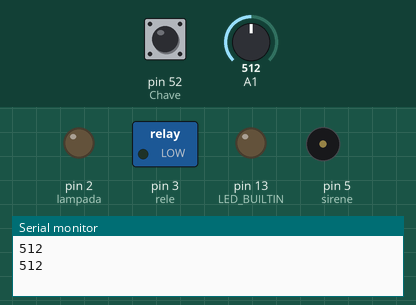
This sketch was run on a simulated Arduino Mega 2560, built with avr-gcc and run on an emulated ATmega2560. On the bench: switched loads named in the sketch (green lamp = pin HIGH), output pins drawn as LEDs (lit = HIGH), buzzer (waves = sounding, pin HIGH), the last lines printed to the serial monitor. The inputs (shaded band) are chosen by the test bench; at power-on: pin 52 (Chave) HIGH, A1 = 512.

Above: at 1.2 s.
1.3 s: pin 52 (Chave) pulled LOW for 1 s
At 2.1 s:
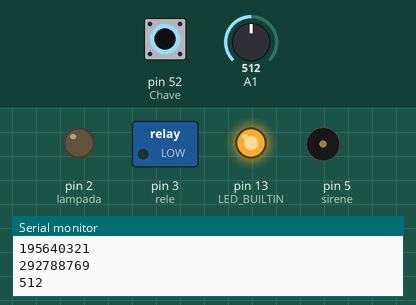
6.8 s: pin 52 (Chave) pulled LOW for 3.2 s
At 10.4 s:
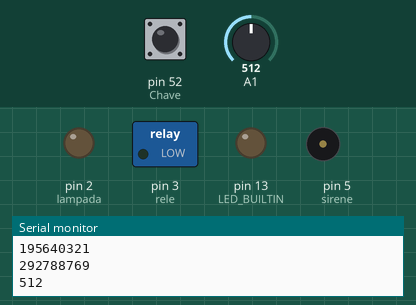
Timing chart, 0 to 11.9 s (numbered marks = the images above; inputs shaded):
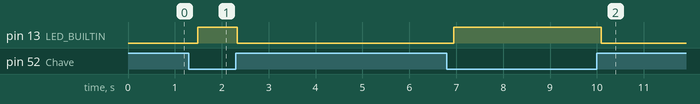

Measured:
- after the input at 1.3 s, pin 13 (LED_BUILTIN): LOW → HIGH after 0.19 s, → LOW 0.84 s later
- after the input at 6.8 s, pin 13 (LED_BUILTIN): LOW → HIGH after 0.15 s, → LOW 3.1 s later

The sketch:

Projeto_Final_STR.ino
```cpp
#include <TimerOne.h>
#include <Arduino_FreeRTOS.h>
#include <SoftwareSerial.h>
#include <semphr.h>

byte Chave = 52;
byte Flag = 0;
int x[150]; // Vetor para as leituras da porta analógica A0 (DTMF)

// Especifica o tipo
SemaphoreHandle_t mtxSerial;

// define duas tarefas
void TaskLeChave(void *pvParameters);
void TaskGoertzel(void *pvParameters);
void TaskAnalogRead(void *pvParameters);


const int lampada = 2;
const int rele = 3;
const int alarme = 4;
const int sirene = 5;
const int sensorTemperatura = 6;

boolean alarmeAtivo= false;
boolean sireneAtiva = false;
int estadoAlarme = 0;
boolean sinalTeclado = false;

void setup()
{
  Serial.begin(9600);
  pinMode(lampada,OUTPUT);
  pinMode(rele,OUTPUT);
  pinMode(alarme,INPUT);
  pinMode(sensorTemperatura,INPUT);
  pinMode(sirene,OUTPUT);

   Serial.begin(9600);
  pinMode(Chave,INPUT_PULLUP);
  pinMode(LED_BUILTIN,OUTPUT);

  byte i;
  int Fator = 64; // Fator de multiplicação para minimizar os erros de arredondamento
  int Limite = 4096; // Limite de cada ponteiro da tabela = N*fator, com N = 64 (qtde de pontos da tabela
  // f1 e f2 são as frequências que irão compor o sinal DTMF
  int F1 = 394; // Deslocamento na tabela para f1 = 770 Hz -> F1 = round(N*770*Fator/8000), com N = 64 (qtde de pontos da tabela
  int F2 = 619; // Deslocamento na tabela para f2 = 1209 Hz -> F2 = round(N*1209*Fator/8000), com N = 64 (qtde de pontos da tabela
  int idx1 = 0; // Índice da tabela para F1
  int idx2 = 0; // Índice da tabela para F2
  // Tabela do seno: y=round(63*sin(x)) com step de pi/32
  int y[64];


  // Gera vetor de entrada (sinal DTMF)
  for (i = 0; i < 150; i++) {
    x[i] = y[idx1/Fator] + y[idx2/Fator] + 128;
    idx1 = idx1 + F1;
    if (idx1 >= Limite) idx1 = idx1 - Limite;
    idx2 = idx2 + F2;
    if (idx2 >= Limite) idx2 = idx2 - Limite;
  }

  if (mtxSerial == NULL) {
    mtxSerial = xSemaphoreCreateMutex(); // Cria o semáforo
    if (mtxSerial != NULL) {
      xSemaphoreGive(mtxSerial); // Semáforo livre
    }
  }

  xTaskCreate(TaskLeChave,(const portCHAR *) "",128,NULL,2,NULL);
  xTaskCreate(TaskGoertzel,(const portCHAR *) "",256,NULL,1,NULL);
  xTaskCreate(TaskAnalogRead,(const portCHAR *) "",128,NULL,2,NULL);
}

void TaskLeChave(void *pvParameters) {
   (void) pvParameters;

   for (;;)
   {
       digitalWrite(LED_BUILTIN, LOW);
       if (digitalRead(Chave) == 0) {
          Flag = 1;
          digitalWrite(LED_BUILTIN, HIGH);
       }
       vTaskDelay(200/portTICK_PERIOD_MS);
   }
}

void TaskGoertzel(void *pvParameters) {
   (void) pvParameters;

   // Coeficientes do Algoritmo de Goertzel (fa = 8000 Hz)
   byte c1 = 219; // 2*cos(2*pi*697/fa)*128
   byte c2 = 211; // 2*cos(2*pi*770/fa)*128
   byte c3 = 201; // 2*cos(2*pi*852/fa)*128
   byte c4 = 189; // 2*cos(2*pi*941/fa)*128
   byte c5 = 149; // 2*cos(2*pi*1209/fa)*128
   byte c6 = 128; // 2*cos(2*pi*1336/fa)*128
   byte c7 = 102; // 2*cos(2*pi*1477/fa)*128
   // Variáveis das iterações
   int s11; //v(i) p/ f1 = 697Hz
   int s12; //v(i-1) p/ f1 = 697Hz
   int s13; //v(i-2) p/ f1 = 697Hz
   int s21; //v(i) p/ f2 = 770Hz
   int s22; //v(i-1) p/ f2 = 770Hz
   int s23; //v(i-2) p/ f2 = 770Hz
   int s31; //v(i) p/ f3 = 852Hz
   int s32; //v(i-1) p/ f3 = 852Hz
   int s33; //v(i-2) p/ f3 = 852Hz
   int s41; //v(i) p/ f4 = 941Hz
   int s42; //v(i-1) p/ f4 = 941Hz
   int s43; //v(i-2) p/ f4 = 941Hz
   int s51; //v(i) p/ f5 = 1209Hz
   int s52; //v(i-1) p/ f5 = 1209Hz
   int s53; //v(i-2) p/ f5 = 1209Hz
   int s61; //v(i) p/ f6 = 1336Hz
   int s62; //v(i-1) p/ f6 = 1336Hz
   int s63; //v(i-2) p/ f6 = 1336Hz
   int s71; //v(i) p/ f7 = 1477Hz
   int s72; //v(i-1) p/ f7 = 1477Hz
   int s73; //v(i-2) p/ f7 = 1477Hz

   byte i;
   int valor;
   long k;
   long l;
   long m;
   for (;;)
   {
      // Aguarda chave ser acionada (sinal ser colocado em nível baixo)
      if (Flag == 1) {
        s12 = 0;
        s13 = 0;
        s22 = 0;
        s23 = 0;
        s32 = 0;
        s33 = 0;
        s42 = 0;
        s43 = 0;
        s52 = 0;
        s53 = 0;
        s62 = 0;
        s63 = 0;
        s72 = 0;
        s73 = 0;

        long tempo = micros();
        for (i = 0; i < 150; i = i + 1) {
          valor = x[i] - 128; // Leitura do seno e retirada da componente DC

          k = long(c1)*long(s12)/128;
          s11 = valor + int(k) - s13;
          s13 = s12;
          s12 = s11;

          k = long(c2)*long(s22)/128;
          s21 = valor + int(k) - s23;
          s23 = s22;
          s22 = s21;

          k = long(c3)*long(s32)/128;
          s31 = valor + int(k) - s33;
          s33 = s32;
          s32 = s31;

          k = long(c4)*long(s42)/128;
          s41 = valor + int(k) - s43;
          s43 = s42;
          s42 = s41;

          k = long(c5)*long(s52)/128;
          s51 = valor + int(k) - s53;
          s53 = s52;
          s52 = s51;

          k = long(c6)*long(s62)/128;
          s61 = valor + int(k) - s63;
          s63 = s62;
          s62 = s61;

          k = long(c7)*long(s72)/128;
          s71 = valor + int(k) - s73;
          s73 = s72;
          s72 = s71;
        }
        tempo = micros() - tempo;

        k = long(s12);
        l = long(s13);
        m = long(c1)*k/128;
        long p1 = k*k + l*l - m*l;

        k = long(s22);
        l = long(s23);
        m = long(c2)*k/128;
        long p2 = k*k + l*l - m*l;

        k = long(s32);
        l = long(s33);
        m = long(c3)*k/128;
        long p3 = k*k + l*l - m*l;

        k = long(s42);
        l = long(s43);
        m = long(c4)*k/128;
        long p4 = k*k + l*l - m*l;

        k = long(s52);
        l = long(s53);
        m = long(c5)*k/128;
        long p5 = k*k + l*l - m*l;

        k = long(s62);
        l = long(s63);
        m = long(c6)*k/128;
        long p6 = k*k + l*l - m*l;

        k = long(s72);
        l = long(s73);
        m = long(c7)*k/128;
        long p7 = k*k + l*l - m*l;

        if (xSemaphoreTake(mtxSerial,(TickType_t)5) == pdTRUE) {
            Serial.print("Tempo decorrido para as 150 iterações: ");
            Serial.println(tempo);
            Serial.println("Valores finais:");
            Serial.println(p1);
            Serial.println(p2);
            Serial.println(p3);
            Serial.println(p4);
            Serial.println(p5);
            Serial.println(p6);
            Serial.println(p7);
            xSemaphoreGive(mtxSerial); // Após utilizar, libera semáforo
        }

        Flag = 0;
      }
      vTaskDelay(200/portTICK_PERIOD_MS);
   }
}

void TaskAnalogRead(void *pvParameters) {
   (void) pvParameters;

   for (;;)
   {
       int sensorValue = analogRead(A1);
       if (xSemaphoreTake(mtxSerial,(TickType_t)5) == pdTRUE) {
          Serial.println(sensorValue);
          xSemaphoreGive(mtxSerial); // Após utilizar, libera semáforo
       }
       vTaskDelay(1000/portTICK_PERIOD_MS);
   }
}

boolean verificarSenhaCorreta(char senhaDigitada[2]){
 //  Serial.println(senhaDigitada);
   for(int count = 0; count <= 2; ++count){
     switch (count) {
       case 0:
         if (senhaDigitada[count] != '8'){
            return false;
         }
        break;
      case 1:
        if (senhaDigitada[count] != '5'){
           return false;
        }
        break;
      case 2:
        if (senhaDigitada[count] != '#'){
           return false;
        }else{
           return true;
        }
        break;
      default:
          return false;
       break;
      }
  }
}

void disparaSirene(){
    tone(sirene, 1100);   //Define a frequência em 1100Hz
    delay(100);
    tone(sirene, 1110);   //Define a frequência em 1100Hz
    delay(100);
}

void loop()
{
char senha [2] = "";
char digitoSenha = "";
int count = 0;
int countTime = 0;
boolean senhaValida = false;
char opcao = "";

Serial.println("Sistema iniciado/reiniciado por favor informe a senha!");

 while (!senhaValida){
       if (alarmeAtivo){
          estadoAlarme = digitalRead(alarme);
          if (estadoAlarme == HIGH && sireneAtiva){
          disparaSirene();
          }
       }
       digitoSenha = Serial.read();
      if (digitoSenha == '8' || digitoSenha == '5' || digitoSenha == '#'){
          Serial.println(digitoSenha);
          senha[count] = digitoSenha;
          count ++;
      }
      if (digitoSenha == '0' || digitoSenha == '1' || digitoSenha == '2' || digitoSenha == '3' ||
          digitoSenha == '4' || digitoSenha == '6' || digitoSenha == '7'|| digitoSenha == '9' ||
          digitoSenha == '*'){
         Serial.println(digitoSenha);
         count = 0;
      }
   if (count > 2){
       senhaValida = verificarSenhaCorreta(senha);
       if (senhaValida){
          Serial.println("Senha Correta! Informe Opção Desejada:");
        }
       count = 0;
   }
}

 while (senhaValida){
       if (alarmeAtivo){
          estadoAlarme = digitalRead(alarme);
          if (estadoAlarme == HIGH && sireneAtiva){
          disparaSirene();
          }
       }

     opcao = Serial.read();

     switch (opcao) {
       case '8':
         Serial.println("Ligar Lampada");
         digitalWrite(lampada,HIGH);
         countTime = 0;
        break;
      case '9':
        Serial.println("Desligar Lampada");
        digitalWrite(lampada,LOW);
        countTime = 0;
        break;
      case '0':
        Serial.println("Ligar Rele");
        digitalWrite(rele,HIGH);
        countTime = 0;
        break;
      case '1':
        Serial.println("Desligar Rele");
        digitalWrite(rele,LOW);
        countTime = 0;
        break;
      case '2':
        Serial.println("Armar Alarme");
        digitalWrite(alarme,HIGH);
        alarmeAtivo = true;
        countTime = 0;
        break;
      case '3':
        Serial.println("Desarmar Alarme");
        digitalWrite(alarme,LOW);
        alarmeAtivo = false;
        countTime = 0;
        break;
      case '4':
        Serial.println("Ligar Sirene");
        sireneAtiva = true;
        countTime = 0;
        break;
      case '5':
        Serial.println("Desligar Sirene");
        sireneAtiva = false;
        countTime = 0;
        break;
      default:
       // calcula tempo sem acao de 1 minuto para sair das opcoes
          countTime++;
          if (countTime > 50){
             senhaValida = false;
          }
       break;
      }
 }
}
```
